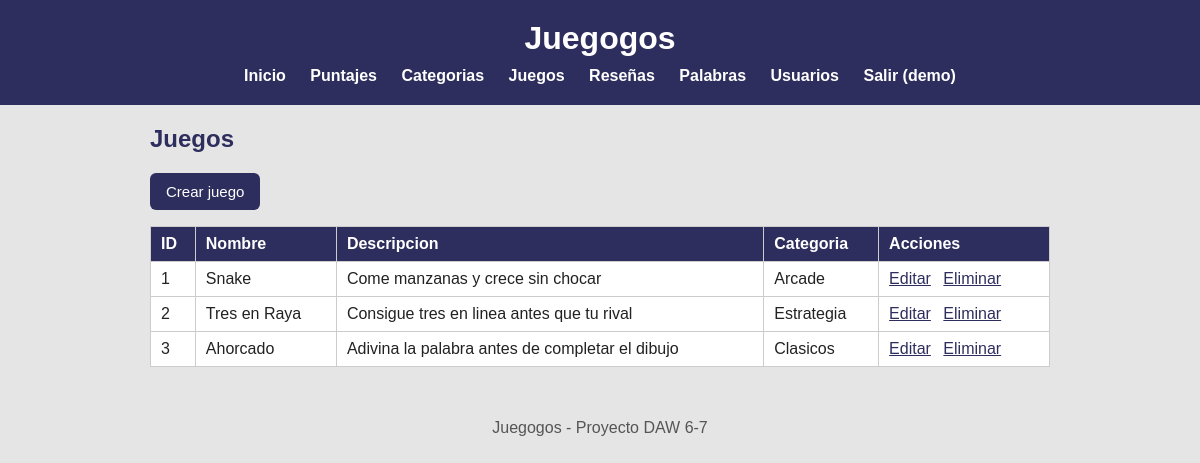
The app's page /index.php?url=juegos/listar (signed in), older data.
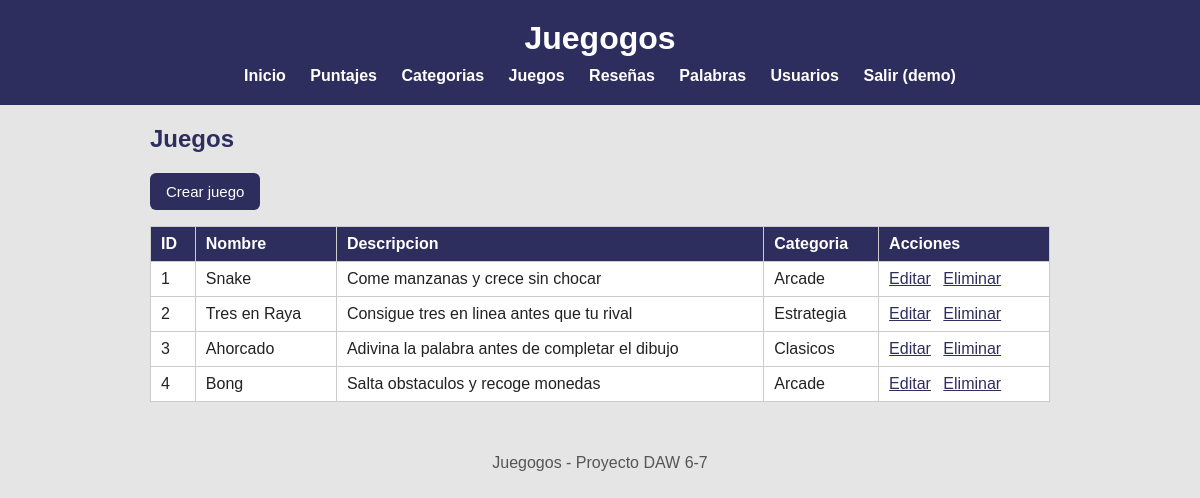
The same page, newer data.
### tables this page shows
CREATE TABLE juegos (
  id           INT AUTO_INCREMENT PRIMARY KEY,
  nombre       VARCHAR(80)  NOT NULL,
  descripcion  VARCHAR(255),
  categoria_id INT,
  FOREIGN KEY (categoria_id) REFERENCES categorias(id) ON DELETE SET NULL
);

CREATE TABLE categorias (
  id          INT AUTO_INCREMENT PRIMARY KEY,
  nombre      VARCHAR(50)  NOT NULL,
  descripcion VARCHAR(255)
);

### app/controllers/JuegoController.php (called while the page is built, shortened)
<?php
require_once __DIR__ . "/../models/Juego.php";
class JuegoController
{
    public function listar()
    {
        $juegos = Juego::obtenerTodos();
        require __DIR__ . "/../views/juegos/listar.php";
    }
}

### app/models/Juego.php (called while the page is built, shortened)
<?php
class Juego
{
    public static function obtenerTodos()
    {
        $conn = Conexion::conectar();
        $sql = "SELECT j.id, j.nombre, j.descripcion,
                       c.nombre AS nombre_categoria
                FROM juegos j
                LEFT JOIN categorias c ON c.id = j.categoria_id
                ORDER BY j.id";
        $res = $conn->query($sql);
        $juegos = [];
        while ($fila = $res->fetch_assoc()) {
            $juegos[] = $fila;
        }
        return $juegos;
    }
}

### app/views/juegos/listar.php (the view)
<?php $titulo = "Juegos"; require __DIR__ . "/../partials/header.php"; ?>
<h2>Juegos</h2>
<p><a class="boton" href="index.php?url=juegos/crearForm">Crear juego</a></p>
<table>
    <tr>
        <th>ID</th>
        <th>Nombre</th>
        <th>Descripcion</th>
        <th>Categoria</th>
        <th>Acciones</th>
    </tr>
    <?php foreach ($juegos as $j): ?>
        <tr>
            <td><?= htmlspecialchars($j["id"]) ?></td>
            <td><?= htmlspecialchars($j["nombre"]) ?></td>
            <td><?= htmlspecialchars($j["descripcion"]) ?></td>
            <td><?= htmlspecialchars($j["nombre_categoria"] ?? "Sin categoria") ?></td>
            <td>
                <a href="index.php?url=juegos/editarForm&id=<?= $j["id"] ?>">Editar</a>
                <a href="index.php?url=juegos/eliminar&id=<?= $j["id"] ?>"
                   onclick="return confirm('Eliminar juego?')">Eliminar</a>
            </td>
        </tr>
    <?php endforeach; ?>
</table>
<?php require __DIR__ . "/../partials/footer.php"; ?>

### public/index.php (shortened to what this page needs)
<?php
require_once __DIR__ . "/../app/controllers/JuegoController.php";
$url = $_GET["url"] ?? "home/index";
switch ($url) {
    case "juegos/listar":     (new JuegoController())->listar();     break;
}

### app/views/partials/header.php (shortened to what this page needs)
<?php
$hayLogin = isset($_SESSION["id_usuario"]);
?>
<!DOCTYPE html>
<html lang="es">
<head>
    <link rel="stylesheet" href="css/estilos.css">
</head>
<body>
    <header>
        <h1>Juegogos</h1>
        <nav>
            <a href="index.php?url=home/index">Inicio</a>
            <?php if ($hayLogin): ?>
                <a href="index.php?url=puntajes/listar">Puntajes</a>
                <a href="index.php?url=categorias/listar">Categorias</a>
                <a href="index.php?url=juegos/listar">Juegos</a>
                <a href="index.php?url=resenas/listar">Reseñas</a>
                <a href="index.php?url=palabras/listar">Palabras</a>
                <a href="index.php?url=usuarios/listar">Usuarios</a>
                <a href="index.php?url=auth/logout">Salir (<?= htmlspecialchars($_SESSION["usuario"]) ?>)</a>
            <?php else: ?>
                <a href="index.php?url=auth/login">Ingresar</a>
            <?php endif; ?>
        </nav>
    </header>
    <main>

### app/views/partials/footer.php
    </main>
    <footer>
        <p>Juegogos - Proyecto DAW 6-7</p>
    </footer>
</body>
</html>

### public/css/estilos.css (style rules this page uses)
body { font-family: Arial, Helvetica, sans-serif; margin: 0; padding: 0; background-color: rgb(230, 229, 229); color: #222; }
header { background-color: rgb(46, 46, 94); color: white; padding: 20px; text-align: center; }
header h1 { margin: 0; }
nav { margin-top: 10px; }
nav a { color: white; text-decoration: none; margin: 0 10px; font-weight: bold; }
main { max-width: 900px; margin: 20px auto; padding: 0 20px; }
h2 { color: rgb(46, 46, 94); }
.boton, button { display: inline-block; background-color: rgb(46, 46, 94); color: white; border: none; padding: 10px 16px; border-radius: 6px; text-decoration: none; cursor: pointer; font-size: 15px; }
table { border-collapse: collapse; width: 100%; background: white; margin-top: 12px; }
th, td { border: 1px solid #ccc; padding: 8px 10px; text-align: left; }
th { background: rgb(46, 46, 94); color: white; }
td a { color: rgb(46, 46, 94); margin-right: 8px; }
footer { text-align: center; padding: 16px; color: #555; }

Row changes from the older to the newer data that the page shows:
added juegos: id "4", nombre "Bong", descripcion "Salta obstaculos y recoge monedas", categoria.nombre "Arcade"
